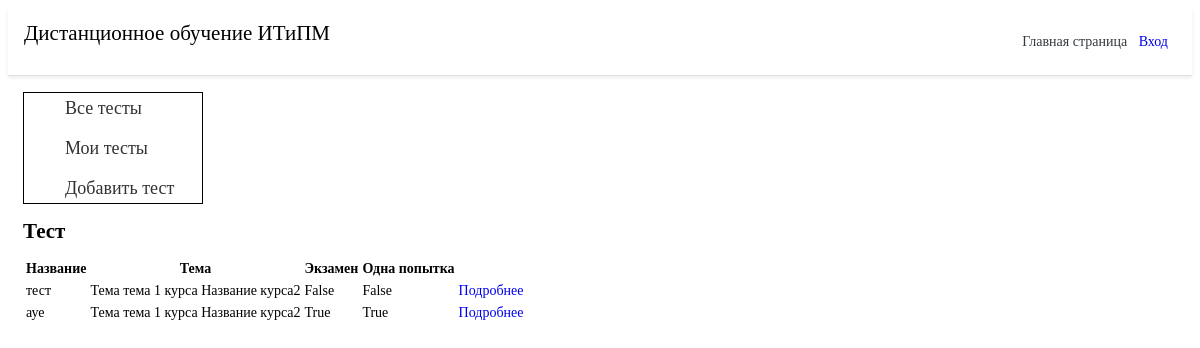
Page /test/quizzes/ on the committed database.
### quiz/models.py (models this page shows, shortened)
class Quiz(models.Model):
    title = models.CharField(
        verbose_name=_("Название"),
        max_length=60, blank=False)
    description = models.TextField(
        verbose_name=_("Описание"),
        blank=True, help_text=_("a description of the quiz"))
    url = models.SlugField(
        max_length=60, blank = False,
        help_text=_("Введите ссылку"),
        verbose_name=_("Ссылка теста")
    )
    category = models.ForeignKey(
        TopicTable, null=True, blank=True,
        verbose_name=_("Тема"), on_delete=models.CASCADE)
    random_order = models.BooleanField(
        blank=False, default=False,
        verbose_name=_("Перемешать вопросы"))
    max_questions = models.PositiveIntegerField(
        blank=True, null=True, verbose_name=_("Количество вопросов"),
        help_text=_("Количество вопросов, на которые ужно ответить при каждой попытке."))
    answers_at_end = models.BooleanField(
        blank=False, default=False,
        help_text=_("Правильный ответ не отображается после вопроса."
                    " Ответы отображаются в конце."),
        verbose_name=_("Ответы отображаются в конце"))
    exam_paper = models.BooleanField(
        blank=False, default=False,
        help_text=_("Если да, то результат каждой попытки"
                    " пользователя будет сохранен. Необходимо для маркировки."),
        verbose_name=_("Экзамен"))
    single_attempt = models.BooleanField(
        blank=False, default=False,
        help_text=_("Если включенно, то можно пройти только одну попытку"),
        verbose_name=_("Одна попытка")
    )
    pass_mark = models.SmallIntegerField(
        blank=True, default=0,
        verbose_name=_("Минимальный процент"),
        help_text=_("Процент для минимального прохождения теста."),
        validators=[MaxValueValidator(100)])
    success_text = models.TextField(
        blank=True, help_text=_("При неправельном прохождение теста"),
        verbose_name=_("Отображается, если пользователь"
                       " проходит тест")
    )
    fail_text = models.TextField(
        verbose_name=_("При неправельном прохождение теста"),
        blank=True,
        help_text=_("Отображается, если пользователь"
                    "не проходит тест.")
    )
    draft = models.BooleanField(
        blank=True, default=False,
        verbose_name=_("Проект"),
        help_text=_("Если да, то тест не отображается"
                    "в списке викторин и может быть только"
                    "взято пользователями, которые могут редактировать тест."))
    class Meta:
        verbose_name = _("Тест")
        verbose_name_plural = _("Тесты")

### course/models.py (models this page shows, shortened)
class TopicTable(models.Model):
    title = models.CharField('Название темы', max_length=75)
    task = models.TextField('Описание темы', max_length=250)
    id_course = models.ForeignKey(CourseTable, on_delete=models.CASCADE)
    def __str__(self):
        return f'Тема {self.title} курса {self.id_course}'
    class Meta:
        verbose_name = 'Тему'
        verbose_name_plural = 'Темы'

class CourseTable(models.Model):
    title = models.CharField('Название курса', max_length=75)
    task = models.TextField('Описание курса', max_length=250)
    teacher = models.ForeignKey(User_table, on_delete=models.CASCADE)
    def __str__(self):
        return self.title
    class Meta:
        verbose_name = 'Курс'
        verbose_name_plural = 'Курсы'

### quiz/views.py (the view)
class QuizListView(ListView):
    model = Quiz
    def get_queryset(self):
        queryset = super(QuizListView, self).get_queryset()
        return queryset.filter(draft=False)

### quiz/templates/quiz/quiz_list.html (shortened to what this page needs)
{% extends 'main/base.html' %}
{% load i18n %}
{% load quiz_tags %}
{% block content %}
<div class="menu_gl">
	<ul class="menu">
		<li><a class="cours_menu_a" href="#">Все тесты</a></li>
		<li><a href="#">Мои тесты</a></li>
		<li><a href="{% url 'add_test' %}">Добавить тест</a></li>
			</ul>
</div>
<h2>{% trans "Тест" %}</h2>
    {% if quiz_list %}
		<table class="table table-bordered table-striped">
		  <thead>
			<tr>
			  <th>{% trans "Название" %}</th>
			  <th>{% trans "Тема" %}</th>
			  <th>{% trans "Экзамен" %}</th>
			  <th>{% trans "Одна попытка" %}</th>
			  <th></th>
			</tr>
		  </thead>
		  <tbody>
        {% for quiz in quiz_list %}
  			<tr>
			  <td>{{ quiz.title }}</td>
			  <td>{{ quiz.category }}</td>
			  <td>{{ quiz.exam_paper }}</td>
			  <td>{{ quiz.single_attempt }}</td>
			  <td>
				<a href="{% url 'quiz_start_page' slug=quiz.url %}">
				  {% trans "Подробнее" %}
				</a>
			</tr>
        {% endfor %}
		  </tbody>
		</table>
	{% else %}
        <p>{% trans "Нет доступных тестов" %}.</p>
    {% endif %}
{% endblock %}

### main/static/main/css/style.css (style rules this page uses)
li { list-style-type:none; }
a { text-decoration: none; display: inline-block; }
body { font-family: 'PT Serif', serif; font-weight: 400; font-size: 14px; line-height: 18px; color: #000; background-color: #fff; }
.menu { border: 1px solid #000; max-width: 150px; }
.menu li { display: inline-block; }
.menu a { color: #323232; font-size: 18px; line-height: 28px; border: 1px solid transparent; transition: ALL .3s; }
.menu li+li { padding-top: 10px; }
.menu_gl { width: 180px; }

### rows in the picture
Quiz: title "тест", category "Тема тема 1 курса Название курса2", exam_paper "False", single_attempt "False"
Quiz: title "ауе", category "Тема тема 1 курса Название курса2", exam_paper "True", single_attempt "True"
